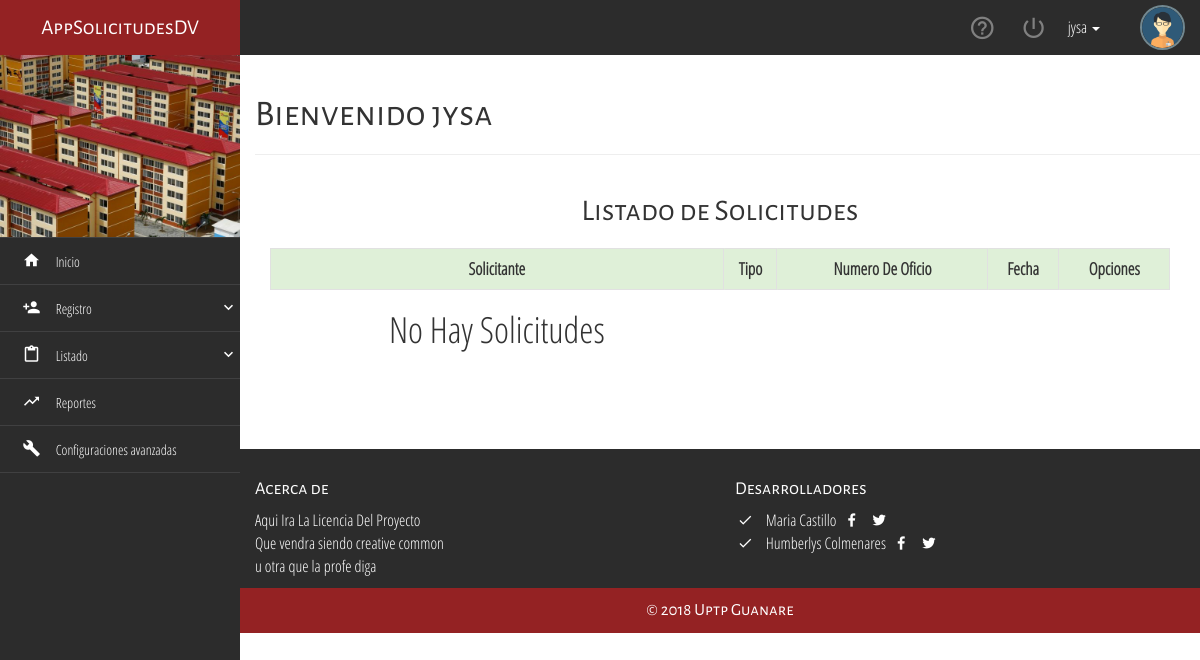
/solicitudes/ (signed in), run on an earlier commit of the app's database.
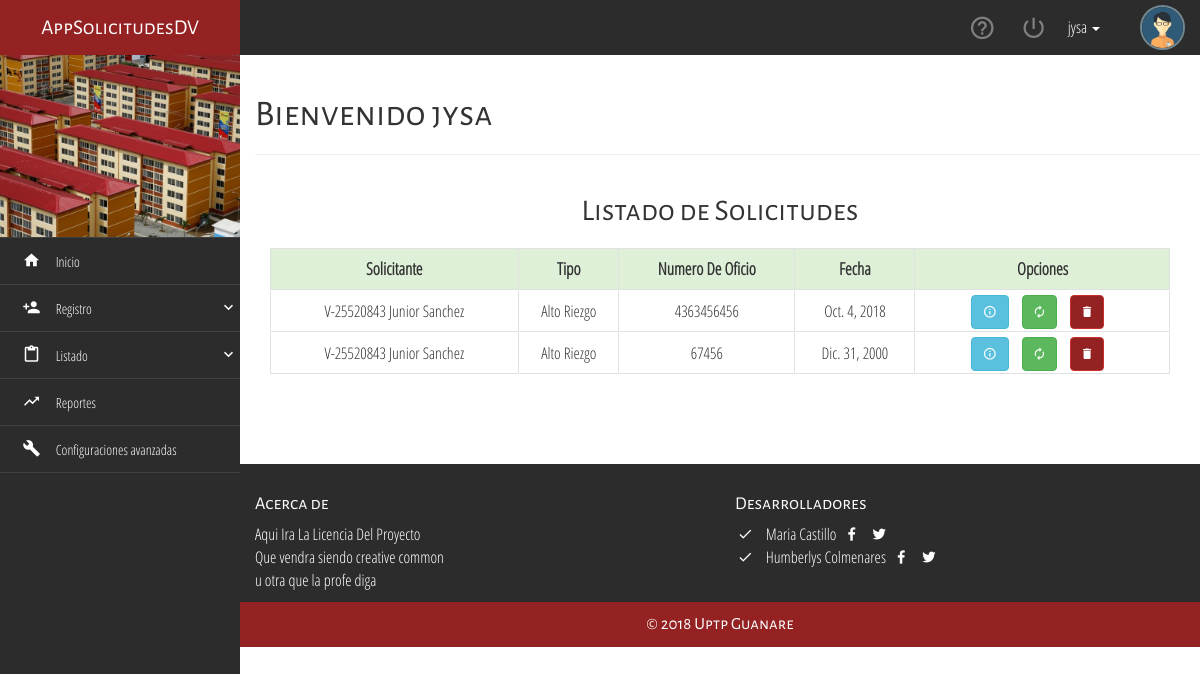
And on a later commit of the database.
### usuario/models.py (models this page shows, shortened)
class Usuario(AbstractBaseUser, PermissionsMixin):
    username = models.CharField(_('username'),
                                max_length=40, null=False, unique=True)
    tipo_cedula = models.CharField(
        max_length=1, choices=(('V', 'V'), ('E', 'E')))
    cedula = models.CharField(unique=True, blank=True, null=True, max_length=8)
    nombre = models.CharField(max_length=60)
    apellido = models.CharField(max_length=60)
    telefono = models.CharField(blank=True, null=True, max_length=11)
    fecha_nacimiento = models.DateField(null=True, blank=True)
    correo = models.EmailField(blank=True, null=True)
    direccion = models.CharField(max_length=9999, blank=True, null=True)
    is_solicitante = models.BooleanField(default=False)
    is_trabajador = models.BooleanField(default=False)
    is_active = models.BooleanField(_('active'), default=True)
    is_staff = models.BooleanField(_('staff status'), default=False)
    is_superuser = models.BooleanField(_('superuser status'), default=False)
    date_joined = models.DateTimeField(_('date joined'), default=timezone.now)
    created_at = models.DateTimeField(auto_now_add=True)
    updated_at = models.DateTimeField(auto_now=True)
    objects = UsuarioManager()
    USERNAME_FIELD = 'username'
    def get_full_name(self):
        return '{} {}'.format(self.nombre, self.apellido)
    def ci(self):
        return '{}-{}'.format(self.tipo_cedula, self.cedula)

### solicitudes/models.py (models this page shows, shortened)
class Solicitud(models.Model):
	numero_de_oficio = models.CharField(max_length=200)
	remitente = models.ForeignKey(Departamento, on_delete=models.CASCADE)
	fecha = models.DateField()
	estado = models.ForeignKey(Estado, on_delete=models.CASCADE)
	municipio = models.ForeignKey(Municipio, on_delete=models.CASCADE)
	parroquia = models.ForeignKey(Parroquia, on_delete=models.CASCADE)
	caso_planteado = models.CharField(max_length=200)
	tipo = (
		('1', 'Personal'),
		('2', 'Alto Riezgo'),
		('3', 'Salud'),
		('4', 'Institucional')
	)
	tipo_solicitud = models.CharField(max_length=200, choices=tipo)
	solicitante = models.ForeignKey(Usuario, on_delete=models.CASCADE,)

### solicitudes/views.py (the view)
class SolicitudListView(LoginRequiredMixin, ListView):
    model = models.Solicitud

### templates/solicitudes/solicitud_list.html (shortened to what this page needs)
{% extends "base.html" %}
{% load static %}
{% block title_page %}Bienvenido {{user.username}}{% endblock %}
{% block context%}
<div class="container-fluid">
    <div class="container-fluid">
        <h2 class="text-center all-tittles">Listado de Solicitudes</h2>
        <div class="div-table">
            <div class="div-table-row div-table-head">
                <div class="div-table-cell">Solicitante</div>
                <div class="div-table-cell">Tipo</div>
                <div class="div-table-cell">Numero De Oficio</div>
                <div class="div-table-cell">Fecha</div>
                <div class="div-table-cell">Opciones</div>
            </div>
            {% for object in object_list %}
            <div class="div-table-row">
                <div class="div-table-cell">{{ object.solicitante.ci }} {{ object.solicitante.get_full_name }}</div>
                    <div class="div-table-cell">
                            {% if object.tipo_solicitud == "1" %} Personal
                            {% elif object.tipo_solicitud == "2" %} Alto Riezgo
                            {% elif object.tipo_solicitud == "3" %} Salud
                            {% elif object.tipo_solicitud == "4" %} Institucional
                            {% else %} Tas Haciendo Algo Mal
                            {% endif %}
                    </div>
                    <div class="div-table-cell">{{object.numero_de_oficio}}</div>
                    <div class="div-table-cell">{{object.fecha}}</div>
                    <div class="div-table-cell">
                        <a href="{% url 'solicitudes:detail' object.pk %}" class="btn btn-info btn-default tooltips-general" style="margin-right: 10px;" data-toggle="tooltip" data-placement="left" title="Más información de La Solicitud">
                                <i class="zmdi zmdi-info-outline"></i>
                            </a>
                        <a class="btn btn-success btn-default tooltips-general" href="{% url 'solicitudes:update' object.pk %}" style="margin-right: 10px;" data-toggle="tooltip" data-placement="left" title="Actualizar información de La Solicitud">
                            <i class="zmdi zmdi-refresh"></i>
                        </a>
                        <a class="btn btn-danger btn-default tooltips-general" href="{% url 'solicitudes:delete' object.pk %}" style="margin-right: 10px;" data-toggle="tooltip" data-placement="left" title="Eliminar La Solicitud">
                            <i class="zmdi zmdi-delete"></i>
                        </a>
                    </div>
            </div>
            {% empty%}
            <h1 class="text-center">No Hay Solicitudes</h1>
            {% endfor %}
        </div>
    </div>
</div>
{% endblock %}

### templates/base.html (shortened to what this page needs)
{% load static %}
<!DOCTYPE html>
<html lang="en">
<head>
	<link rel="stylesheet" href="{% static 'css/sweet-alert.css' %}">
	<link rel="stylesheet" href="{% static 'css/material-design-iconic-font.min.css' %}">
	<link rel="stylesheet" href="{% static 'css/normalize.css' %}">
	<link rel="stylesheet" href="{% static 'css/bootstrap.min.css' %}">
	<link rel="stylesheet" href="{% static 'css/jquery.mCustomScrollbar.css' %}">
	<link rel="stylesheet" href="{% static 'css/style.css' %}">
</head>
<body>
	<div class="navbar-lateral full-reset">
		<div class="full-reset container-menu-movile custom-scroll-containers">
			<div class="logo full-reset all-tittles">
				AppSolicitudesDV
			</div>
			<div class="full-reset" style="background-color:#2B3D51; padding: 0px 0; color:#fff;">
				<figure>
					<img class="" src="{% static 'assets/img/a.jpg'%}" style="width: 100%;">
				</figure>
			</div>
			<div class="full-reset nav-lateral-list-menu">
				<ul class="list-unstyled">
					<li>
						<a href="{% url 'inicio' %}">
							<i class="zmdi zmdi-home zmdi-hc-fw"></i>
							&nbsp;&nbsp; Inicio
						</a>
					</li>
					<li>
						<div class="dropdown-menu-button">
							<i class="zmdi zmdi-account-add zmdi-hc-fw"></i>
							&nbsp;&nbsp; Registro
							<i class="zmdi zmdi-chevron-down pull-right zmdi-hc-fw"></i>
						</div>
					</li>
					<li>
						<div class="dropdown-menu-button">
							<i class="zmdi zmdi-assignment-o zmdi-hc-fw"></i>
							&nbsp;&nbsp; Listado
							<i class="zmdi zmdi-chevron-down pull-right zmdi-hc-fw"></i>
						</div>
					</li>
					<li>
						<a href="report.html">
							<i class="zmdi zmdi-trending-up zmdi-hc-fw"></i>
							&nbsp;&nbsp; Reportes
						</a>
					</li>
					<li>
						<a href="advancesettings.html">
							<i class="zmdi zmdi-wrench zmdi-hc-fw"></i>
							&nbsp;&nbsp; Configuraciones avanzadas
						</a>
					</li>
				</ul>
			</div>
		</div>
	</div>
	<div class="content-page-container full-reset custom-scroll-containers">
		<nav class="navbar-user-top full-reset">
			<ul class="list-unstyled full-reset">
				<figure>
					<img src="{% static 'assets/img/user01.png'%}" alt="user-picture" class="img-responsive img-circle center-box">
				</figure>
				<li class="dropdown">
					<a href="#" class="dropdown-toggle menu" data-toggle="dropdown" style="color: #fff;">
						{{ request.user.username }}
						<b class="caret"></b>
					</a>
				</li>
				<li class="tooltips-general exit-system-button" data-href="{% url 'logout' %}" data-placement="bottom" title="Cerrar Sesión">
					<i class="zmdi zmdi-power"></i>
				</li>
				<li class="tooltips-general btn-help" data-placement="bottom" title="Ayuda">
					<i class="zmdi zmdi-help-outline zmdi-hc-fw"></i>
				</li>
			</ul>
		</nav>
		<div class="container">
			<div class="page-header">
				<h1 class="all-tittles">{% block title_page %}{% endblock %}</h1>
			</div>
		</div>
		{% block context %}
		{% endblock %}
		{% block footer %}
		<footer class="footer full-reset">
			<div class="container-fluid">
				<div class="row">
					<div class="col-xs-12 col-sm-6">
						<h4 class="all-tittles">Acerca de</h4>
						<p>
							Aqui Ira La Licencia Del Proyecto
							<br>
							Que vendra siendo creative common
							<br>
							u otra que la profe diga
						</p>
					</div>
					<div class="col-xs-12 col-sm-6">
						<h4 class="all-tittles">Desarrolladores</h4>
						<ul class="list-unstyled">
							<li>
								<i class="zmdi zmdi-check zmdi-hc-fw"></i>
								&nbsp; Maria Castillo
								<i class="zmdi zmdi-facebook zmdi-hc-fw footer-social"></i>
								<i class="zmdi zmdi-twitter zmdi-hc-fw footer-social"></i>
							</li>
							<li>
								<i class="zmdi zmdi-check zmdi-hc-fw"></i>
								&nbsp; Humberlys Colmenares
								<i class="zmdi zmdi-facebook zmdi-hc-fw footer-social"></i>
								<i class="zmdi zmdi-twitter zmdi-hc-fw footer-social"></i>
							</li>
						</ul>
					</div>
				</div>
			</div>
			<div class="footer-copyright full-reset all-tittles">
				&copy;
				<span id="ano"></span>
				Uptp Guanare
			</div>
		</footer>
		{% endblock %}
	</div>
</body>
</html>

### static/css/style.css (style rules this page uses)
html, body { height: 100%; margin: 0; padding: 0; width: 100%; font-size: 16px; font-family: "Parrafos" !important; background-color: #fff; }
.all-tittles { font-family: "Titulos" !important; }
.center-box { margin: 0 auto; }
.full-reset { margin: 0; padding: 0; width: 100%; }
.div-table { display: table !important; width: 100%; margin: 20px 0; padding: 0; background-color: #fff; height: auto !important; }
.div-table-row { display: table-row !important; width: 100%; margin: 0; padding: 0; background-color: transparent; height: 40px; line-height: 40px; }
.div-table-row .div-table-cell:first-child { border-left: 1px solid #E1E1E1; }
.div-table-cell { display: table-cell !important; margin: 0; padding: 0; background-color: transparent; height: 40px; line-height: 40px; border-bottom: 1px solid #E1E1E1; border-right: 1px solid #E1E1E1; border-top: 1px solid transparent; border-left: 1px solid transparent; text-align: center; }
.div-table-head, .div-table-head:hover { background-color: #DFF0D8; font-size: 17px; font-weight: bolder; }
.div-table-head .div-table-cell { border-top: 1px solid #E1E1E1 !important; }
.navbar-user-top { background-color: #2c2c2c; height: 55px; position: relative; top: 0; left: 0; z-index: 7; }
.navbar-user-top > ul { height: 55px; padding: 0 15px; margin: 0; }
.navbar-user-top > ul > li { display: inline-block; float: right; color: rgba(255,255,255,.4); height: 55px; margin: 0 12px; text-align: center; cursor: pointer; line-height: 55px; }
.navbar-user-top > ul > li > i { font-size: 27px; line-height: 55px; }
.navbar-user-top > ul > figure > img { width: 45px; float: right; height: 45px; border: 2px solid #728890; margin-top: 5px; }
.navbar-lateral { width: 20%; height: 100%; position: absolute; top: 0; left: 0; z-index: 1; }
.container-menu-movile { background-color: #2c2c2c; height: 100% !important; }
.logo { height: 55px; line-height: 55px; background-color: #942223; color: #fff; text-align: center; font-size: 21px; overflow: hidden; }
.content-page-container { height: 100%; position: absolute; top: 0; right: 0; z-index: 1; width: 80%; background-color: #fff; }
.nav-lateral-list-menu ul li { margin: 0; padding: 0; display: block; }
.nav-lateral-list-menu ul li a, .nav-lateral-list-menu ul li div { width: 100%; min-height: 45px; line-height: 45px; display: block; padding: 0; padding-left: 20px; font-size: 14px; text-decoration: none; color: #fff; border-bottom: 1px solid rgba(230,233,238,.1); transition: .3s all ease-in-out; -moz-transition: .3s all ease-in-out; -ms-transition: .3s all ease-in-out; -webkit-transition: .3s all ease-in-out; }
.nav-lateral-list-menu i { font-size: 18px; line-height: 45px; }
.nav-lateral-list-menu ul li:first-child { border-top: 1px solid rgba(230,233,238,.1); }
.nav-lateral-list-menu ul li div { cursor: pointer; }
.footer { background-color: #2c2c2c; height: auto; color: #fff; padding-top: 20px; margin-top: 70px; }
.footer-copyright { height: 45px; line-height: 45px; color: #fff; text-align: center; font-size: 17px; background-color: #942223; }
.footer-social { cursor: pointer; margin: 0 2px; transition: all .3s ease-in-out; }
.btn-danger { background-color: #942223; border-color: #c9302c; }
@media (min-width: 1200px) { .navbar-lateral { display: inherit !important; } }

### templates/base.html (style rules this page uses)
a { color: #942223; text-decoration: none; }

What changed in the data, as far as the page shows it:
added Solicitud: solicitante.ci "V-25520843", solicitante.get_full_name "Junior Sanchez", tipo_solicitud "Alto Riezgo", numero_de_oficio "4363456456", fecha "Oct. 4, 2018"
added Solicitud: solicitante.ci "V-25520843", solicitante.get_full_name "Junior Sanchez", tipo_solicitud "Alto Riezgo", numero_de_oficio "67456", fecha "Dic. 31, 2000"
Also different on the page:
text no longer shown: "No Hay Solicitudes"
